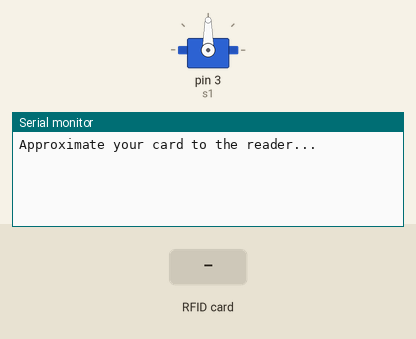
The sketch below on a simulated Arduino Uno, built with avr-gcc and run on an emulated ATmega328P. Shown: servo, the last lines printed to the serial monitor. Inputs (shaded band) come from the test bench.

Above: at 1.2 s.
1.3 s: RFID card C5 C8 56 73 held to the reader
At 2.2 s:
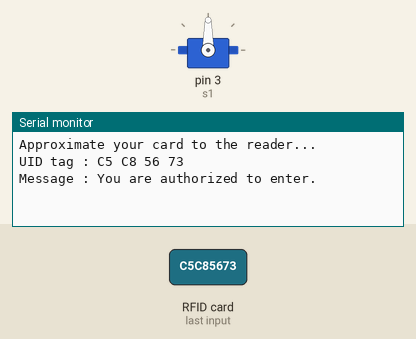
2.8 s: RFID card 5E 7A 19 C4 held to the reader
At 3.5 s:
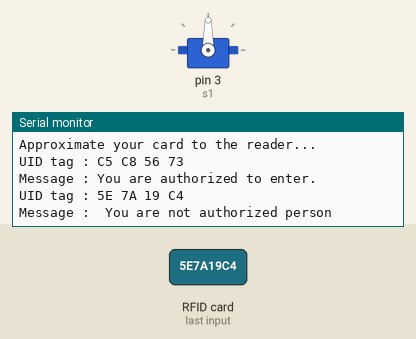

The sketch:

ARDUINO_code.ino
```cpp
#include <SPI.h>
#include <Servo.h>
#include <MFRC522.h>

#define SS_PIN 10
#define RST_PIN 9
Servo s1;
MFRC522 mfrc522(SS_PIN, RST_PIN);   // Create MFRC522 instance.
void setup()
{

  Serial.begin(9600);   // Initiate a serial communication
  SPI.begin();      // Initiate  SPI bus
  s1.attach(3);
  mfrc522.PCD_Init();   // Initiate MFRC522
  Serial.println("Approximate your card to the reader...");
  Serial.println();

}
void loop()
{
  //Servo s1;

  // Look for new cards
  if ( ! mfrc522.PICC_IsNewCardPresent())
  {
    return;
  }
  // Select one of the cards
  if ( ! mfrc522.PICC_ReadCardSerial())
  {
    return;
  }
  //Show UID on serial monitor
  Serial.print("UID tag :");
  String content= "";
  byte letter;
  for (byte i = 0; i < mfrc522.uid.size; i++)
  {
     Serial.print(mfrc522.uid.uidByte[i] < 0x10 ? " 0" : " ");
     Serial.print(mfrc522.uid.uidByte[i], HEX);
     content.concat(String(mfrc522.uid.uidByte[i] < 0x10 ? " 0" : " "));
     content.concat(String(mfrc522.uid.uidByte[i], HEX));
  }
  Serial.println();
  Serial.print("Message : ");
  content.toUpperCase();
  analogWrite(3,00);
  if (content.substring(1) == "C5 C8 56 73") //change here the UID of the card/cards that you want to give access
  {
    Serial.println("You are authorized to enter.");
    Serial.println();
    //analogWrite(3,360);
    s1.write(90);
    delay(1000);
    analogWrite(3,0);

  }
  else   {
    Serial.println(" You are not authorized person");
    delay(3000);

  }
}
```

Measured:
- after the input at 1.3 s, the serial monitor: prints a new line at once (image 1)
- after the input at 2.8 s, the serial monitor: prints a new line at once (image 2)
